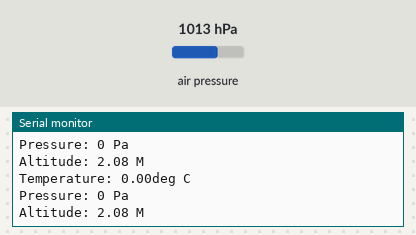
Recording of a sketch running on a simulated Arduino Uno, built for the host (arithmetic inside an expression is 32-bit, double 64-bit). Shown: the last lines printed to the serial monitor. The inputs (shaded band) are chosen by the test bench; at power-on: air pressure 1013 hPa.

Above: at 1.8 s.
1.9 s: air pressure set to 952 hPa
At 2.8 s:
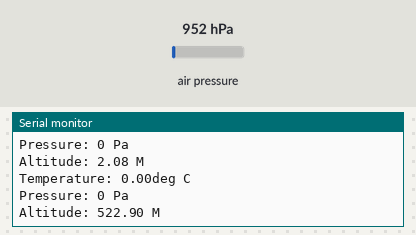
3.4 s: air pressure set to 975 hPa
At 4.7 s:
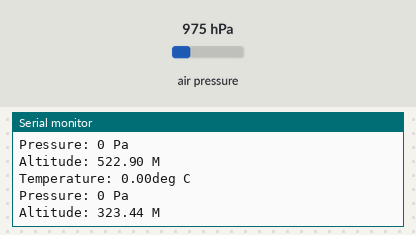
Timing chart, 0 to 6.4 s (numbered marks = the images above; inputs shaded):
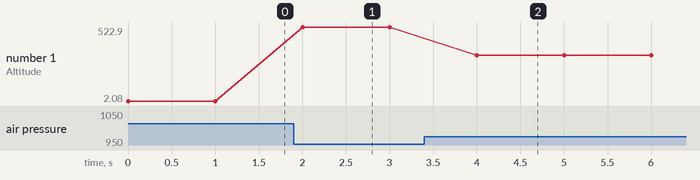

The sketch:

Pressure.ino
```cpp
//Arduino 1.0+ Only
//Arduino 1.0+ Only

/*Based largely on code by  Jim Lindblom

 Get pressure, altitude, and temperature from the BMP085.
 Serial.print it out at 9600 baud to serial monitor.
 */

#include <Wire.h>
#include <BMP085.h>

BMP085 pressure_m;
void setup(){
  Serial.begin(9600);
  Wire.begin();

  pressure_m.bmp085Calibration();
}

void loop()
{
  float temperature = pressure_m.bmp085GetTemperature(); //MUST be called first
  float pressure = pressure_m.bmp085GetPressure();
  float altitude = pressure_m.calcAltitude(pressure);

  Serial.print("Temperature: ");
  Serial.print(temperature, 2); //display 2 decimal places
  Serial.println("deg C");

  Serial.print("Pressure: ");
  Serial.print(pressure, 0); //whole number only.
  Serial.println(" Pa");

  Serial.print("Altitude: ");
  Serial.print(altitude, 2); //display 2 decimal places
  Serial.println(" M");

  Serial.println();//line break

  delay(1000); //wait a second and get values again.
}
```

Measured:
- after the input at 1.9 s, the serial monitor: prints a new line after 0.10 s (image 1)
- after the input at 3.4 s, the serial monitor: prints a new line after 0.60 s (image 2)
- plotted number 1: 2.08 → 522.9 after the input at 1.9 s, 522.9 → 323.44 after the input at 3.4 s
